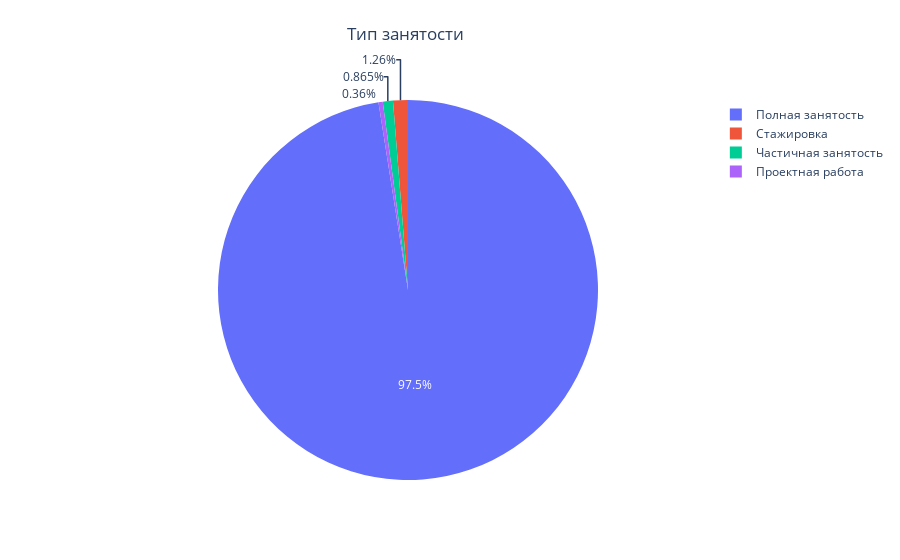

The code cell stored with this chart in its notebook:
### Code cell
fig = go.Figure(data=[go.Pie(labels=emp.index, values=emp['count'])])
fig.update_layout(title_text='Тип занятости', title_x=0.45, title_y=0.95)
fig.show()

### Figure 1 — Plotly figure (JSON) as saved in the notebook; plotly's stock layout.template omitted (floating-point values rounded to 4 significant figures)
{"data": [{"labels": ["Полная занятость", "Стажировка", "Частичная занятость", "Проектная работа"], "type": "pie", "values": [2706, 35, 24, 10]}], "layout": {"title": {"text": "Тип занятости", "x": 0.45, "y": 0.95}}}
